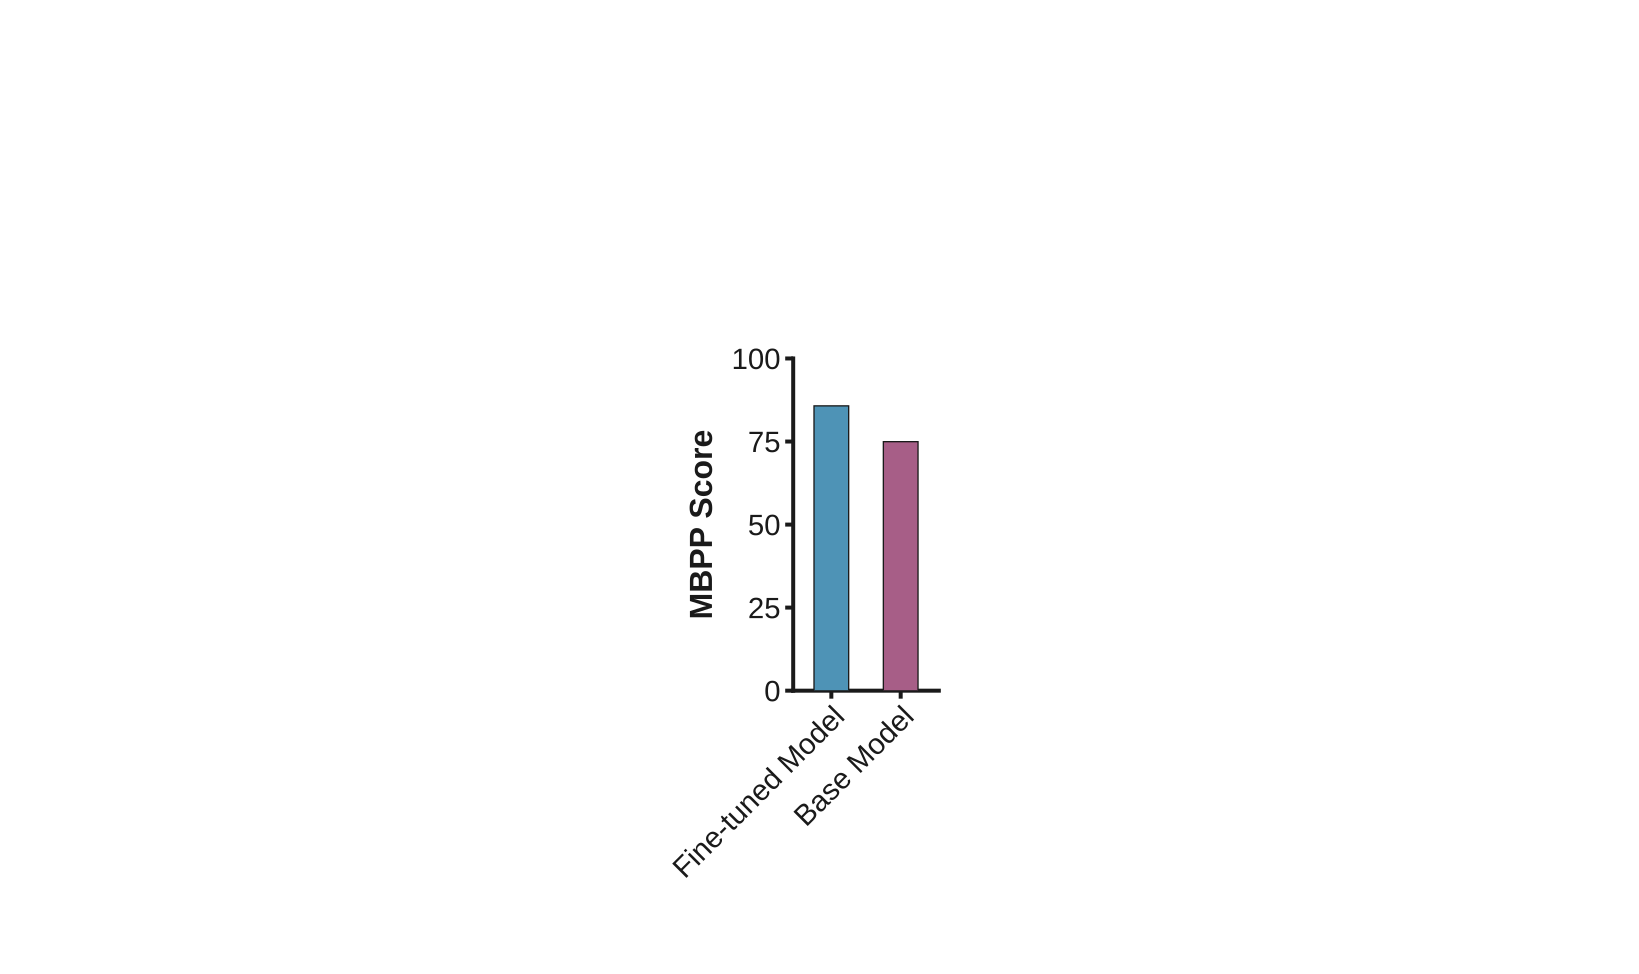

Recreate this plot in Python.
import matplotlib.pyplot as plt
import numpy as np

# ==================== 样式配置 ====================
# 1. 字体设置 (Arial)
plt.rcParams['font.family'] = 'Arial'
# 关键：设置 SVG 字体类型为 none，确保导出后文字可编辑（矢量文本）
plt.rcParams['svg.fonttype'] = 'none'

# 2. 颜色提取
COLOR_BLUE = '#4E93B6'   # 哑光蓝
COLOR_PURPLE = '#A75E87' # 哑光紫/玫红
COLORS = [COLOR_BLUE, COLOR_PURPLE]

# 3. 线条与字体大小参数
LINE_WIDTH = 3.0       # 边框和轴线的粗细
BAR_EDGE_WIDTH = 1.0   # 柱子边框粗细
FONT_SIZE_TITLE = 24   # 轴标题
FONT_SIZE_TICK = 22    # 刻度文字

# ==================== 数据准备 ====================
models = [
    'Fine-tuned Model',
    ' Base Model',
]
scores = [85.73,74.95]

def plot_bar_chart():
    # 创建画布 (保持方正比例)
    fig, ax = plt.subplots(figsize=(2, 6))

    # 绘制柱状图
    ax.bar(models, scores,
           color=COLORS,
           edgecolor='#1a1a1a',
           linewidth=BAR_EDGE_WIDTH,
           width=0.5,
           zorder=3)

    # ==================== 坐标轴设置 ====================
    ax.set_ylim(0, 100)
    ax.set_yticks([0, 25, 50, 75, 100])
    ax.set_yticklabels(['0', '25', '50', '75',  '100'],
                       fontsize=FONT_SIZE_TICK, color='#1a1a1a')

    ax.set_ylabel('MBPP Score',
                  fontsize=FONT_SIZE_TITLE,
                  fontweight='bold',
                  color='#1a1a1a',
                  labelpad=10)

    # X轴刻度文字 (旋转45度)
    ax.set_xticklabels(models,
                       rotation=45,
                       ha='right',
                       rotation_mode='anchor',
                       fontsize=FONT_SIZE_TICK,
                       color='#1a1a1a')

    # 【已移除】数值标签设置 (ax.text 循环部分已删去)

    # ==================== 边框与外观 ====================
    ax.spines['top'].set_visible(False)
    ax.spines['right'].set_visible(False)

    ax.spines['left'].set_linewidth(LINE_WIDTH)
    ax.spines['bottom'].set_linewidth(LINE_WIDTH)
    ax.spines['left'].set_color('#1a1a1a')
    ax.spines['bottom'].set_color('#1a1a1a')

    ax.tick_params(axis='both', width=LINE_WIDTH, length=6, color='#1a1a1a')
    ax.grid(False)
    ax.margins(x=0.2)
    plt.tight_layout()

    # ==================== 保存输出为 SVG ====================
    svg_file = "Model_Comparison_NoLabels.svg"
    plt.savefig(svg_file, format='svg', bbox_inches='tight')

    # 预览用 PNG
    png_file = "Model_Comparison_NoLabels.png"
    plt.savefig(png_file, format='png', dpi=300, bbox_inches='tight')

    print(f"✅ 成功! 已保存无数字标注的矢量图: {svg_file}")
    plt.show()

if __name__ == '__main__':
    plot_bar_chart()
